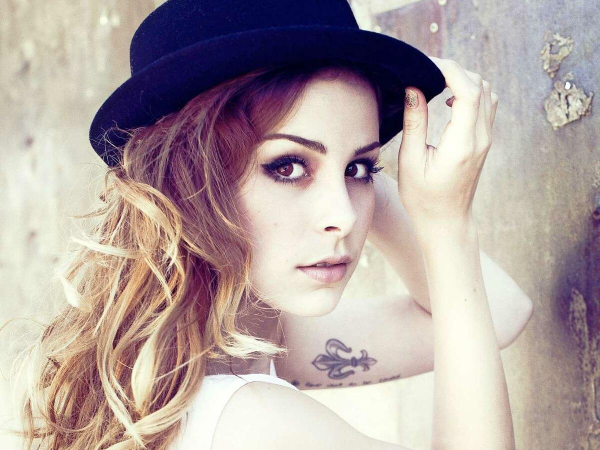
//> input picture fourier/lena.jpg, 1200 x 900 px, given in place of the camera (shown at 1/2 size)
$ ./watershed_video   (built with g++ and OpenCV 4)
//> lines starting //> are read from the running program, lines starting //| are printed output that depends on the picture; after the words box and inside, x2 and y2 are one past the last pixel; in counts of white or black regions, pixels touching at a corner belong together
#include <opencv2/core.hpp>
#include <opencv2/imgproc.hpp>
#include <opencv2/highgui.hpp>
#include <ctime>
#include <iostream>

using namespace std;
using namespace cv;

int main(int argc, char *argv[])
{

    VideoCapture cap;
    Mat src;

    if(!cap.open(0)) return 0;

	const int num_frames = 1000;    // Number of frames to capture Has to be > ignoreFrames
    const int ignoreFrames = 10;
    double secs = 0;
    double fps = 0;
    double avg_secs = 0;
    double avg_fps = 0;
    double min_fps = 9999;
    double max_fps = 0;
    double min_secs = 9999;
    double max_secs = 0;

    fps = cap.get(CV_CAP_PROP_FPS);
    cout << "Frames per second using video.get(CV_CAP_PROP_FPS) : " << fps << endl;


    for(int i=0; i<num_frames; i++)
    {
        int64 t0 = cv::getTickCount();
        cap >> src;
//> src is the input picture: 900 rows x 1200 cols, CV_8UC3; mean B, G, R 161.8, 163.7, 178.1

        // Show source image
        //imshow("Source Image", src);
        // Change the background from white to black, since that will help later to extract
        // better results during the use of Distance Transform
        for ( int i = 0; i < src.rows; i++ ) {
            for ( int j = 0; j < src.cols; j++ ) {
                if ( src.at<Vec3b>(i, j) == Vec3b(255,255,255) )
                {
                    src.at<Vec3b>(i, j)[0] = 0;
                    src.at<Vec3b>(i, j)[1] = 0;
                    src.at<Vec3b>(i, j)[2] = 0;
                }
            }
        }
//> src: 900 rows x 1200 cols, CV_8UC3; 23 pixels changed, all inside (x1, y1, x2, y2) = (449, 749, 581, 801)
        // Show output image
        //imshow("Black Background Image", src);
        // Create a kernel that we will use to sharpen our image
        Mat kernel = (Mat_<float>(3,3) <<
                    1,  1, 1,
                    1, -8, 1,
                    1,  1, 1); // an approximation of second derivative, a quite strong kernel
        // do the laplacian filtering as it is
        // well, we need to convert everything in something more deeper then CV_8U
        // because the kernel has some negative values,
        // and we can expect in general to have a Laplacian image with negative values
        // BUT a 8bits unsigned int (the one we are working with) can contain values from 0 to 255
        // so the possible negative number will be truncated
        Mat imgLaplacian;
        filter2D(src, imgLaplacian, CV_32F, kernel);
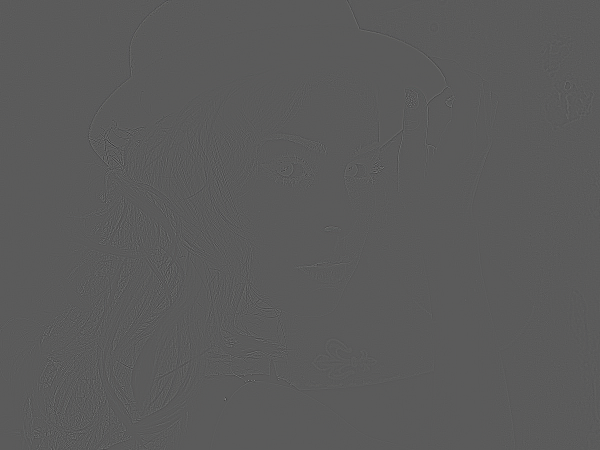
//> imgLaplacian: 900 rows x 1200 cols, CV_32FC3 (shown at 1/2 size); mean B, G, R 0, 0, 0; drawn with min black and max white
        Mat sharp;
        src.convertTo(sharp, CV_32F);
        Mat imgResult = sharp - imgLaplacian;
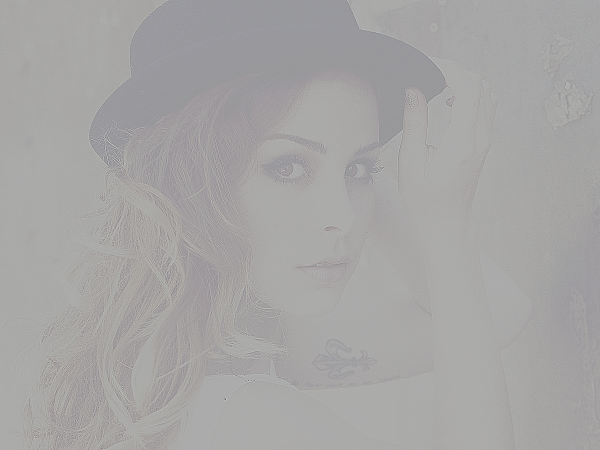
//> imgResult: 900 rows x 1200 cols, CV_32FC3 (shown at 1/2 size); mean B, G, R 161.8, 163.7, 178.1; drawn with min black and max white
        // convert back to 8bits gray scale
        imgResult.convertTo(imgResult, CV_8UC3);
//> imgResult: 900 rows x 1200 cols, CV_8UC3
        imgLaplacian.convertTo(imgLaplacian, CV_8UC3);
//> imgLaplacian: 900 rows x 1200 cols, CV_8UC3
        // imshow( "Laplace Filtered Image", imgLaplacian );
        //imshow( "New Sharped Image", imgResult );
        // Create binary image from source image
        Mat bw;
        cvtColor(imgResult, bw, COLOR_BGR2GRAY);
        threshold(bw, bw, 40, 255, THRESH_BINARY | THRESH_OTSU);
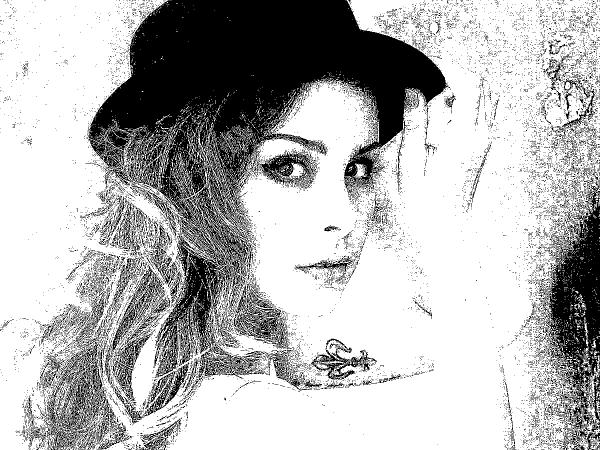
//> bw: 900 rows x 1200 cols, CV_8UC1 (shown at 1/2 size); 71.5% white; 12974 black regions (12532 under 20 px), largest, box (x1, y1, x2, y2) and area: (173, 0, 901, 755) 182661, (1080, 361, 1200, 900) 28638, (87, 683, 231, 900) 7919
        //imshow("Binary Image", bw);
        // Perform the distance transform algorithm
        Mat dist;
        distanceTransform(bw, dist, DIST_L2, 3);
        // Normalize the distance image for range = {0.0, 1.0}
        // so we can visualize and threshold it
        normalize(dist, dist, 0, 1.0, NORM_MINMAX);
        //imshow("Distance Transform Image", dist);
        // Threshold to obtain the peaks
        // This will be the markers for the foreground objects
        threshold(dist, dist, 0.4, 1.0, THRESH_BINARY);
//> dist: 900 rows x 1200 cols, CV_32FC1; values 0 (black) and 1 (white), 4.6% white; 8 white regions, largest, box (x1, y1, x2, y2) and area: (739, 645, 961, 900) 19026, (408, 818, 688, 900) 14306, (0, 316, 116, 593) 12515
        // Dilate a bit the dist image
        Mat kernel1 = Mat::ones(3, 3, CV_8U);
        dilate(dist, dist, kernel1);
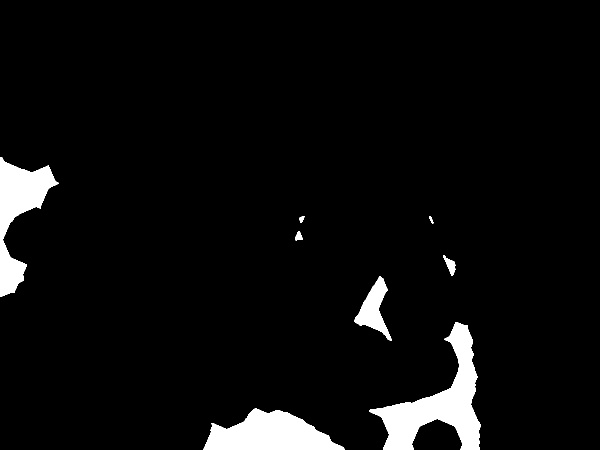
//> dist: 900 rows x 1200 cols, CV_32FC1 (shown at 1/2 size); values 0 (black) and 1 (white), 4.9% white; 8 white regions, largest, box (x1, y1, x2, y2) and area: (738, 644, 962, 900) 20209, (407, 817, 689, 900) 14801, (0, 315, 117, 594) 13172
        //imshow("Peaks", dist);
        // Create the CV_8U version of the distance image
        // It is needed for findContours()
        Mat dist_8u;
        dist.convertTo(dist_8u, CV_8U);
//> dist_8u: 900 rows x 1200 cols, CV_8UC1; values 0 (black) and 1 (white), 4.9% white; 8 white regions
        // Find total markers
        vector<vector<Point> > contours;
        findContours(dist_8u, contours, RETR_EXTERNAL, CHAIN_APPROX_SIMPLE);
//> contours = 8 contours; box (x1, y1, x2, y2) and area: (738, 644, 962, 900) 19740, (407, 817, 689, 900) 14488, (0, 315, 117, 594) 12804, (708, 552, 784, 682) 3774, (886, 510, 911, 552) 408, (590, 462, 606, 481) 158, (598, 432, 609, 446) 73, (858, 432, 867, 447) 46
        // Create the marker image for the watershed algorithm
        Mat markers = Mat::zeros(dist.size(), CV_32S);
        // Draw the foreground markers
        for (size_t i = 0; i < contours.size(); i++)
        {
            drawContours(markers, contours, static_cast<int>(i), Scalar(static_cast<int>(i)+1), -1);
        }
//> this loop made 8 passes
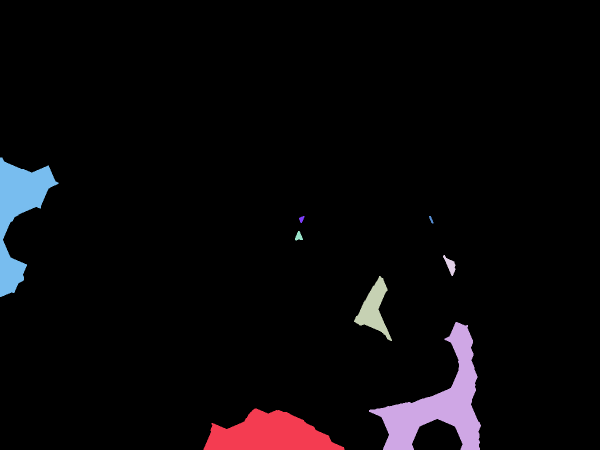
//> markers: 900 rows x 1200 cols, CV_32SC1 (shown at 1/2 size); 9 distinct labels, from 0 to 8; one colour per label, 0 black
        // Draw the background marker
        circle(markers, Point(5,5), 3, Scalar(255), -1);
//> markers: 900 rows x 1200 cols, CV_32SC1; 10 distinct labels, from 0 to 255
        imshow("Markers", markers*10000);
        // Perform the watershed algorithm
        watershed(imgResult, markers);
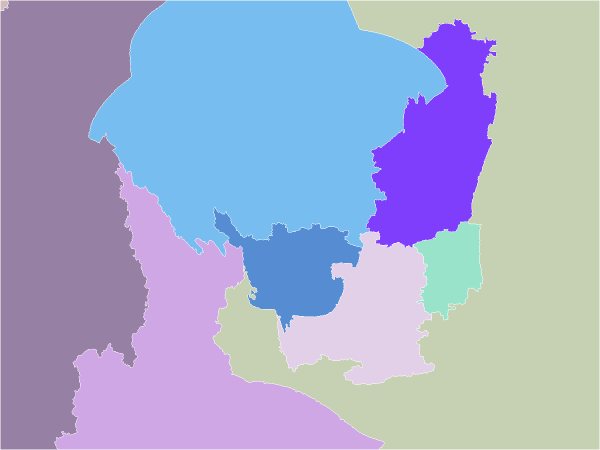
//> markers: 900 rows x 1200 cols, CV_32SC1 (shown at 1/2 size); 10 distinct labels, from -1 to 255; one colour per label, 0 black, -1 white
        Mat mark;
        markers.convertTo(mark, CV_8U);
        bitwise_not(mark, mark);
        //    imshow("Markers_v2", mark); // uncomment this if you want to see how the mark image looks like at that point
        // Generate random colors
        vector<Vec3b> colors;
        for (size_t i = 0; i < contours.size(); i++)
        {
            int b = theRNG().uniform(0, 256);
            int g = theRNG().uniform(0, 256);
            int r = theRNG().uniform(0, 256);
            colors.push_back(Vec3b((uchar)b, (uchar)g, (uchar)r));
        }
        // Create the result image
        Mat dst = Mat::zeros(markers.size(), CV_8UC3);
        // Fill labeled objects with random colors
        for (int i = 0; i < markers.rows; i++)
        {
            for (int j = 0; j < markers.cols; j++)
            {
                int index = markers.at<int>(i,j);
                if (index > 0 && index <= static_cast<int>(contours.size()))
                {
                    dst.at<Vec3b>(i,j) = colors[index-1];
                }
            }
        }
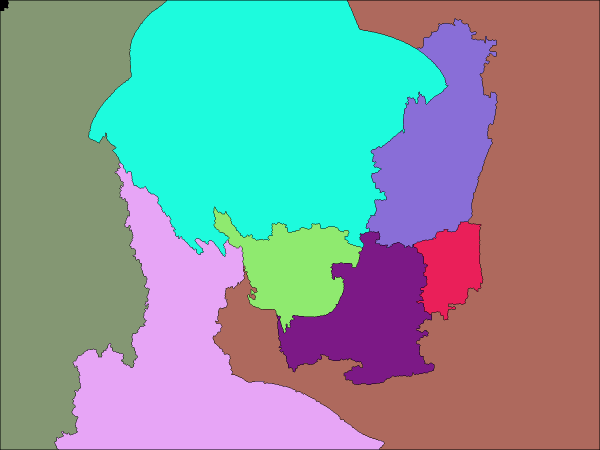
//> dst: 900 rows x 1200 cols, CV_8UC3 (shown at 1/2 size); mean B, G, R 154.7, 152.5, 133.8
        // Visualize the final image
        imshow("Final Result", dst);
        //if( waitKey(10) == 27 ) break; // stop capturing by pressing ESC

        int64 t1 = cv::getTickCount();
        secs = (t1-t0)/cv::getTickFrequency();
        fps = cv::getTickFrequency()/(cv::getTickCount() - t0); // fps in Hz (1/s)

        if(i >= ignoreFrames)
        {
            if(fps > max_fps) max_fps = fps;
            if(fps < min_fps) min_fps = fps;
            if(secs > max_secs) max_secs = secs;
            if(secs < min_secs) min_secs = secs;

            avg_fps += fps;
            avg_secs += secs;
            std::cout << "Ms: " << secs*1000 << " FPS: " << fps << endl;
        }
    }
    std::cout << "AVERAGE Ms: " << (avg_secs*1000)/(num_frames-ignoreFrames) << " FPS: " << avg_fps/(num_frames-ignoreFrames) << endl;
    std::cout << "Max FPS: " << max_fps  << "   Min FPS: " << min_fps << endl;
    std::cout << "Max Time (ms): " << max_secs*1000 << "   Min Time (ms): " << min_secs*1000 << endl;


    return 0;
}
